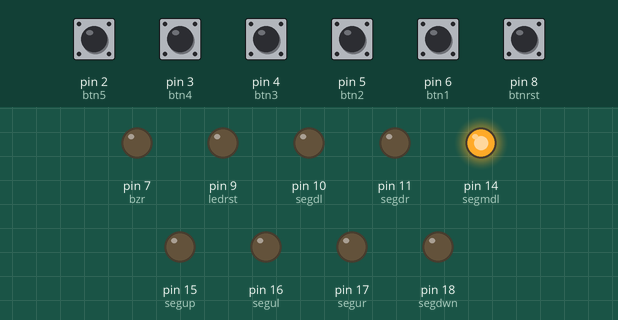
Recording of a sketch running on a simulated Arduino Uno, built with avr-gcc and run on an emulated ATmega328P. Shown: output pins drawn as LEDs (lit = HIGH). Inputs (shaded band) come from the test bench; at power-on: pin 2 (btn5), pin 3 (btn4), pin 4 (btn3), pin 5 (btn2), pin 6 (btn1), pin 8 (btnrst) HIGH.

Above: at 1.2 s.
1.3 s: pin 8 (btnrst) pulled LOW for 1 s
At 1.5 s:
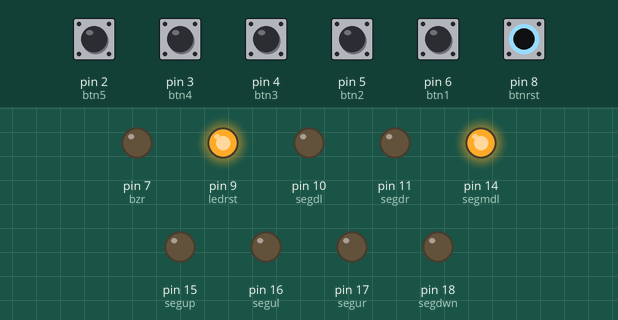
4.3 s: pin 2 (btn5) pulled LOW for 0.15 s
At 5.2 s:
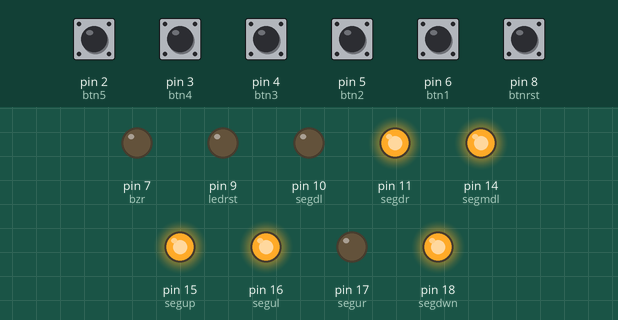
7.3 s: pin 8 (btnrst) pulled LOW for 0.15 s
At 7.4 s:
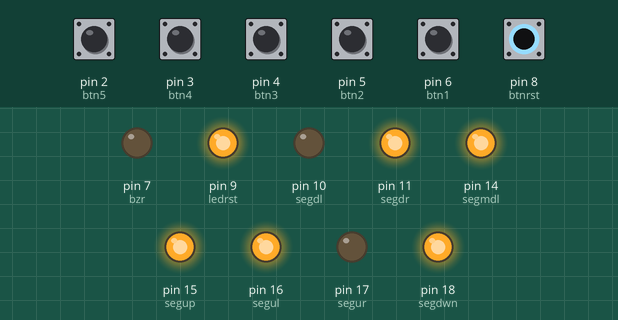
9.0 s: pin 3 (btn4) pulled LOW for 0.15 s
At 10.0 s:
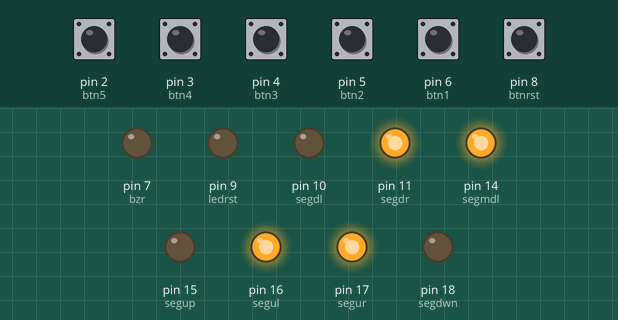
12.0 s: pin 8 (btnrst) pulled LOW for 0.15 s
At 12.1 s:
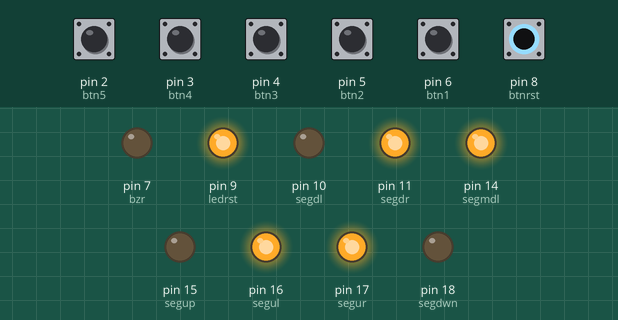
13.7 s: pin 4 (btn3) pulled LOW for 0.15 s
At 14.7 s:
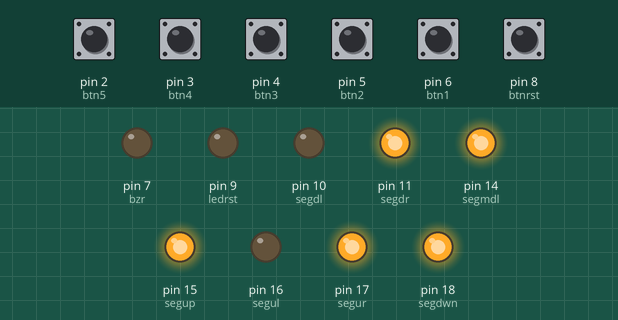
Timing chart, 0 to 16.7 s (numbered marks = the images above; inputs shaded):
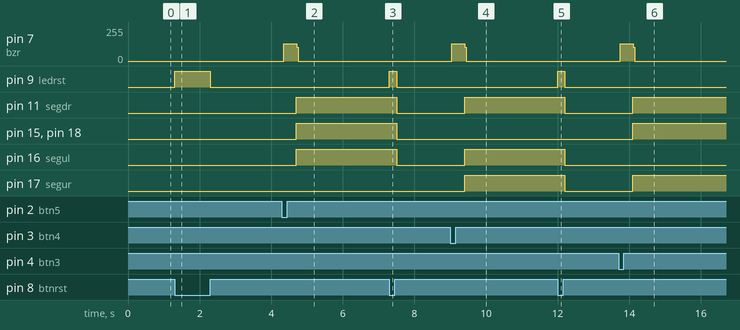

The sketch:

BuzzerSystem.ino
```cpp
#define btn1 6
#define btn2 5
#define btn3 4
#define btn4 3
#define btn5 2
#define btnrst 8
#define ledrst 9
#define bzr 7
#define segup 15
#define segur 17
#define segul 16
#define segmdl 14
#define segdl 10
#define segdwn 18
#define segdr 11

#define uint8 unsigned char
uint8 flag=0;
uint8 b1state,b2state,b3state,b4state=0,b5state=0,b6state=0;

void setup()
{
  pinMode(bzr,OUTPUT);
  pinMode(ledrst,OUTPUT);
  pinMode(segup,OUTPUT);
  pinMode(segul,OUTPUT);
  pinMode(segur,OUTPUT);
  pinMode(segmdl,OUTPUT);
  pinMode(segdwn,OUTPUT);
  pinMode(segdl,OUTPUT);
  pinMode(segdr,OUTPUT);
  pinMode(btn1,INPUT_PULLUP);
  pinMode(btn2,INPUT_PULLUP);
  pinMode(btn3,INPUT_PULLUP);
  pinMode(btn4,INPUT_PULLUP);
  pinMode(btn5,INPUT_PULLUP);
  pinMode(btnrst,INPUT_PULLUP);

  digitalWrite (ledrst,LOW);
  digitalWrite(segup,LOW);
  digitalWrite(segul,LOW);
  digitalWrite(segur,LOW);
  digitalWrite(segmdl,HIGH);
  digitalWrite(segdwn,LOW);
  digitalWrite(segdl,LOW);
  digitalWrite(segdr,LOW);
  }

  void loop()
{
  b6state = digitalRead(btnrst);

  if(b6state==0)
  {
    if(b6state==0)
    {
      flag =1;
      digitalWrite(ledrst,HIGH);
      delay(200);
    }
      digitalWrite(ledrst,LOW);
      digitalWrite(segup,LOW);
      digitalWrite(segul,LOW);
      digitalWrite(segur,LOW);
      digitalWrite(segmdl,HIGH);
      digitalWrite(segdwn,LOW);
      digitalWrite(segdl,LOW);
      digitalWrite(segdr,LOW);
  }


  if(flag==1)
  {
   b1state = digitalRead(btn1);
   b2state = digitalRead(btn2);
   b3state = digitalRead(btn3);
   b4state = digitalRead(btn4);
   b5state = digitalRead(btn5);
    if(b1state==0)
    {
    flag = 0;
    digitalWrite (ledrst,LOW);
    Alarm();
    digitalWrite(segup,LOW);
    digitalWrite(segul,LOW);
    digitalWrite(segur,HIGH);
    digitalWrite(segmdl,LOW);
    digitalWrite(segdwn,LOW);
    digitalWrite(segdl,LOW);
    digitalWrite(segdr,HIGH);
    while(digitalRead(btnrst));
    }

    if(b2state==0)
    {
    flag = 0;
    digitalWrite (ledrst,LOW);
    Alarm();
    digitalWrite(segup,HIGH);
    digitalWrite(segul,LOW);
    digitalWrite(segur,HIGH);
    digitalWrite(segmdl,HIGH);
    digitalWrite(segdwn,HIGH);
    digitalWrite(segdl,HIGH);
    digitalWrite(segdr,LOW);
    while(digitalRead(btnrst));
    }

    if(b3state==0)
    {
    flag = 0;
    digitalWrite (ledrst,LOW);
    Alarm();
    digitalWrite(segup,HIGH);
    digitalWrite(segul,LOW);
    digitalWrite(segur,HIGH);
    digitalWrite(segmdl,HIGH);
    digitalWrite(segdwn,HIGH);
    digitalWrite(segdl,LOW);
    digitalWrite(segdr,HIGH);
    while(digitalRead(btnrst));
    }

    if(b4state==0)
    {
    flag = 0;
    digitalWrite (ledrst,LOW);
    Alarm();
    digitalWrite(segup,LOW);
    digitalWrite(segul,HIGH);
    digitalWrite(segur,HIGH);
    digitalWrite(segmdl,HIGH);
    digitalWrite(segdwn,LOW);
    digitalWrite(segdl,LOW);
    digitalWrite(segdr,HIGH);
    while(digitalRead(btnrst));
    }

    if(b5state==0)
    {
    flag = 0;
    digitalWrite (ledrst,LOW);
    Alarm();
    digitalWrite(segup,HIGH);
    digitalWrite(segul,HIGH);
    digitalWrite(segur,LOW);
    digitalWrite(segmdl,HIGH);
    digitalWrite(segdwn,HIGH);
    digitalWrite(segdl,LOW);
    digitalWrite(segdr,HIGH);
    while(digitalRead(btnrst));
    }
  }
}

void Alarm()
{
  for(int i=0; i<100; i++)
  {
    digitalWrite(bzr,HIGH);
    delay(2);
    digitalWrite(bzr,LOW);
    delay(2);
  }
}
```

Measured:
- after the input at 1.3 s, pin 9 (ledrst): LOW → HIGH at once, → LOW 1.0 s later
- after the input at 4.3 s, pin 7 (bzr): 0/255 → 128/255 after 0.05 s, → 0/255 0.36 s later; pin 11 (segdr), pin 15 (segup), pin 16 (segul), pin 18 (segdwn): LOW → HIGH after 0.40 s
- after the input at 7.3 s, pin 9 (ledrst): LOW → HIGH at once, → LOW 0.20 s later; pin 11 (segdr), pin 15 (segup), pin 16 (segul), pin 18 (segdwn): HIGH → LOW after 0.20 s
- after the input at 9.0 s, pin 7 (bzr): 0/255 → 128/255 after 0.05 s, → 0/255 0.36 s later; pin 11 (segdr), pin 16 (segul), pin 17 (segur): LOW → HIGH after 0.40 s
- after the input at 12.0 s, pin 9 (ledrst): LOW → HIGH at once, → LOW 0.20 s later; pin 11 (segdr), pin 16 (segul), pin 17 (segur): HIGH → LOW after 0.20 s
- after the input at 13.7 s, pin 7 (bzr): 0/255 → 128/255 after 0.05 s, → 0/255 0.36 s later; pin 11 (segdr), pin 15 (segup), pin 17 (segur), pin 18 (segdwn): LOW → HIGH after 0.40 s
